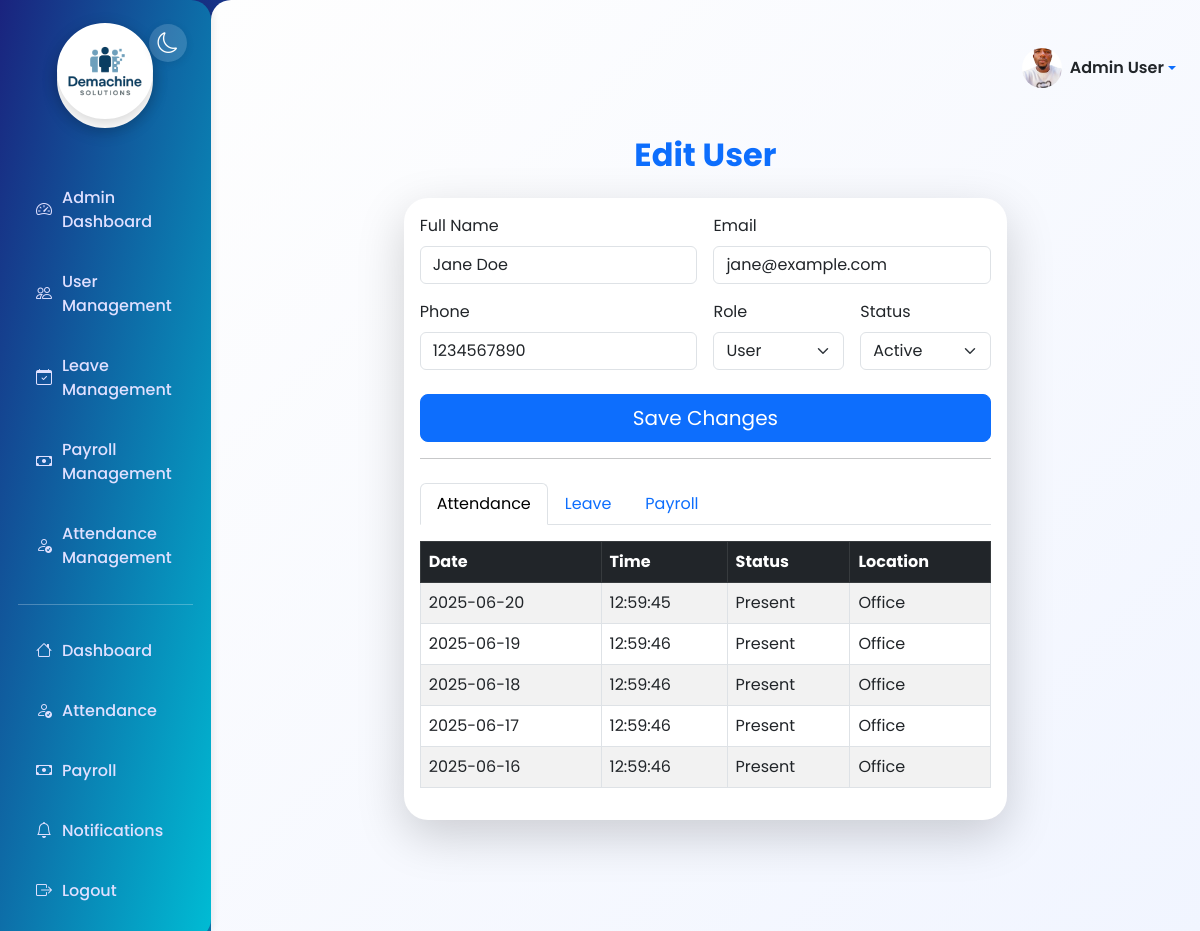
The app's page /admin/users/2 (signed in) with its own data.
### models.py (models this page shows, shortened)
class User(db.Model, UserMixin):
    id = db.Column(db.Integer, primary_key=True)
    username = db.Column(db.String(80), unique=True, nullable=False)
    email = db.Column(db.String(120), unique=True, nullable=False)
    password_hash = db.Column(db.String(128), nullable=False)
    name = db.Column(db.String(100))
    phone = db.Column(db.String(20))
    role = db.Column(db.String(20), default='user')  # 'admin' or 'user'
    is_active = db.Column(db.Boolean, default=True)
    date_joined = db.Column(db.DateTime, default=datetime.utcnow)
    face_encoding = db.Column(db.PickleType)  # Store face encoding as binary
    profile_picture = db.Column(db.String(255))  # Filename of profile picture
    email_notifications = db.Column(db.Boolean, default=True)
    sms_notifications = db.Column(db.Boolean, default=False)
    is_verified = db.Column(db.Boolean, default=False)
    attendances = db.relationship('Attendance', backref='user', lazy=True)
    leaves = db.relationship('LeaveRequest', backref='user', lazy=True)
    payrolls = db.relationship('Payroll', backref='user', lazy=True)
    notifications = db.relationship('Notification', backref='user', lazy=True)

class Attendance(db.Model):
    id = db.Column(db.Integer, primary_key=True)
    user_id = db.Column(db.Integer, db.ForeignKey('user.id'), nullable=False)
    timestamp = db.Column(db.DateTime, default=datetime.utcnow)
    status = db.Column(db.String(20), default='Present')
    location = db.Column(db.String(200))

### app.py (the view, shortened to what this page needs)
@app.route('/admin/users/<int:user_id>', methods=['GET', 'POST'])
@login_required
@admin_required
def admin_user_edit(user_id):
    user = User.query.get_or_404(user_id)
    user_attendance = Attendance.query.filter_by(user_id=user.id).order_by(Attendance.timestamp.desc()).all()
    user_leaves = LeaveRequest.query.filter_by(user_id=user.id).order_by(LeaveRequest.start_date.desc()).all()
    user_payrolls = Payroll.query.filter_by(user_id=user.id).order_by(Payroll.period_end.desc()).all()
    return render_template('admin_user_edit.html', user=user, user_attendance=user_attendance, user_leaves=user_leaves, user_payrolls=user_payrolls)

### app.py (called while the page is built)
@login_manager.user_loader
def load_user(user_id):
    return User.query.get(int(user_id))

def admin_required(f):
    @wraps(f)
    def decorated_function(*args, **kwargs):
        if not current_user.is_authenticated or current_user.role != 'admin':
            abort(403)
        return f(*args, **kwargs)
    return decorated_function

@app.before_request
def before_request():
    if current_user.is_authenticated:
        g.unread_notifications = Notification.query.filter_by(user_id=current_user.id, is_read=False).count()
    else:
        g.unread_notifications = 0

### templates/admin_user_edit.html (shortened to what this page needs)
{% extends "layout.html" %}
{% block content %}
<div class="container py-4">
  <h2 class="mb-4 fw-bold text-primary text-center">Edit User</h2>
  <div class="row justify-content-center">
    <div class="col-lg-8">
      <div class="card shadow-lg border-0 mb-4" style="border-radius: 1.5rem;">
        <div class="card-body">
          <form method="post" action="/admin/users/{{ user.id }}" autocomplete="off" id="editUserForm">
            <div class="row g-3">
              <div class="col-md-6">
                <label for="name" class="form-label">Full Name</label>
                <input type="text" class="form-control" id="name" name="name" value="{{ user.name }}" required>
              </div>
              <div class="col-md-6">
                <label for="email" class="form-label">Email</label>
                <input type="email" class="form-control" id="email" name="email" value="{{ user.email }}" required>
              </div>
              <div class="col-md-6">
                <label for="phone" class="form-label">Phone</label>
                <input type="text" class="form-control" id="phone" name="phone" value="{{ user.phone or '' }}">
              </div>
              <div class="col-md-3">
                <label for="role" class="form-label">Role</label>
                <select class="form-select" id="role" name="role">
                  <option value="user" {% if user.role == 'user' %}selected{% endif %}>User</option>
                </select>
              </div>
              <div class="col-md-3">
                <label for="is_active" class="form-label">Status</label>
                <select class="form-select" id="is_active" name="is_active">
                  <option value="1" {% if user.is_active %}selected{% endif %}>Active</option>
                </select>
              </div>
            </div>
            <div class="d-grid mt-4">
              <button type="submit" class="btn btn-primary btn-lg">Save Changes</button>
            </div>
          </form>
          <hr>
          <ul class="nav nav-tabs mt-4" id="userTabs" role="tablist">
            <li class="nav-item" role="presentation">
              <button class="nav-link active" id="attendance-tab" data-bs-toggle="tab" data-bs-target="#attendance" type="button" role="tab">Attendance</button>
            </li>
            <li class="nav-item" role="presentation">
              <button class="nav-link" id="leave-tab" data-bs-toggle="tab" data-bs-target="#leave" type="button" role="tab">Leave</button>
            </li>
            <li class="nav-item" role="presentation">
              <button class="nav-link" id="payroll-tab" data-bs-toggle="tab" data-bs-target="#payroll" type="button" role="tab">Payroll</button>
            </li>
          </ul>
          <div class="tab-content mt-3">
            <div class="tab-pane fade show active" id="attendance" role="tabpanel">
              <div class="table-responsive">
                <table class="table table-bordered table-striped align-middle">
                  <thead class="table-dark">
                    <tr>
                      <th>Date</th>
                      <th>Time</th>
                      <th>Status</th>
                      <th>Location</th>
                    </tr>
                  </thead>
                  <tbody>
                    {% for record in user_attendance %}
                    <tr>
                      <td>{{ record.timestamp.strftime('%Y-%m-%d') }}</td>
                      <td>{{ record.timestamp.strftime('%H:%M:%S') }}</td>
                      <td>{{ record.status }}</td>
                      <td>{{ record.location or '-' }}</td>
                    </tr>
                    {% else %}
                    <tr>
                      <td colspan="4" class="text-center">No attendance records found.</td>
                    </tr>
                    {% endfor %}
                  </tbody>
                </table>
              </div>
            </div>
          </div>
        </div>
      </div>
    </div>
  </div>
</div>
{% endblock %}

### templates/layout.html (shortened to what this page needs)
<!DOCTYPE html>
<html lang="en">
<head>
    <link href="https://cdn.jsdelivr.net/npm/bootstrap@5.3.0/dist/css/bootstrap.min.css" rel="stylesheet">
    <link href="https://cdn.jsdelivr.net/npm/bootstrap-icons@1.10.5/font/bootstrap-icons.css" rel="stylesheet">
</head>
<body>
    <div class="d-flex">
        <div class="sidebar">
            <div class="brand" style="justify-content: center; text-align: center;">
                <div class="brand-logo" style="margin: 0 auto;">
                    <img src="{{ url_for('static', filename='images/Demachine solutions.png') }}" alt="Demachine solutions logo" style="width:96px; height:96px; object-fit:cover; border-radius:50%; border:4px solid #fff; box-shadow:0 4px 16px rgba(0,0,0,0.18); margin-bottom:18px; background:#fff;">
                </div>
            </div>
            <button class="theme-toggle" id="themeToggle" title="Toggle dark/light mode">
                <i class="bi bi-moon" id="themeIcon"></i>
            </button>
            <ul class="nav flex-column mt-4">
                {% if current_user.is_authenticated %}
                    {% if current_user.role == 'admin' %}
                        <li class="nav-item"><a href="/admin" class="nav-link"><i class="bi bi-speedometer2"></i> Admin Dashboard</a></li>
                        <li class="nav-item"><a href="/admin/users" class="nav-link"><i class="bi bi-people"></i> User Management</a></li>
                        <li class="nav-item"><a href="/admin/leaves" class="nav-link"><i class="bi bi-calendar-check"></i> Leave Management</a></li>
                        <li class="nav-item"><a href="/admin/payroll" class="nav-link"><i class="bi bi-cash"></i> Payroll Management</a></li>
                        <li class="nav-item"><a href="/admin/attendance" class="nav-link"><i class="bi bi-person-check"></i> Attendance Management</a></li>
                        <li><hr></li>
                    {% endif %}
                    <li class="nav-item"><a href="/dashboard" class="nav-link"><i class="bi bi-house"></i> Dashboard</a></li>
                    <li class="nav-item"><a href="/attendance" class="nav-link"><i class="bi bi-person-check"></i> Attendance</a></li>
                    <li class="nav-item"><a href="/payroll" class="nav-link"><i class="bi bi-cash"></i> Payroll</a></li>
                    <li class="nav-item"><a href="/notifications" class="nav-link"><i class="bi bi-bell"></i> Notifications
                    </a></li>
                    <li class="nav-item"><a href="/logout" class="nav-link"><i class="bi bi-box-arrow-right"></i> Logout</a></li>
                {% else %}
                    <li class="nav-item"><a href="/login" class="nav-link"><i class="bi bi-box-arrow-in-right"></i> Login</a></li>
                {% endif %}
            </ul>
        </div>
        <div class="main-content">
            <div class="d-flex justify-content-end align-items-center mb-3" style="min-height:56px;">
                <div class="dropdown">
                    <a href="#" class="d-flex align-items-center text-decoration-none dropdown-toggle" id="profileDropdown" data-bs-toggle="dropdown" aria-expanded="false">
                        {% if current_user.profile_picture %}
                            <img src="{{ url_for('static', filename='images/profiles/' + current_user.profile_picture) }}" alt="Profile" class="rounded-circle me-2" style="width:40px; height:40px; object-fit:cover;">
                        {% else %}
                            <img src="{{ url_for('static', filename='images/default_avatar.png') }}" alt="Profile" class="rounded-circle me-2" style="width:40px; height:40px; object-fit:cover;">
                        {% endif %}
                        <span class="fw-semibold text-dark">{{ current_user.name or current_user.username }}</span>
                    </a>
                </div>
            </div>
            {% block content %}{% endblock %}
        </div>
    </div>
</body>
</html>

### templates/layout.html (style rules this page uses)
:root { --primary: #1a237e; --secondary: #00bcd4; --accent: #ff9800; --bg-light: #f4f8fb; --bg-dark: #232a3b; --sidebar-width: 250px; }
html, body { min-height: 100vh; font-family: 'Poppins', Arial, sans-serif; background: linear-gradient(135deg, var(--primary) 0%, var(--secondary) 100%); color: #222; }
.sidebar { background: linear-gradient(to bottom right, var(--primary), var(--secondary)); color: #fff; width: var(--sidebar-width); min-height: 100vh; padding: 32px 18px 18px 18px; box-shadow: 2px 0 8px rgba(0,0,0,0.08); border-top-right-radius: 20px; border-bottom-right-radius: 20px; position: relative; }
.sidebar .brand { display: flex; align-items: center; margin-bottom: 2.5rem; justify-content: center; text-align: center; }
.sidebar .brand-logo { width: 96px; height: 96px; border-radius: 50%; border: 4px solid #fff; box-shadow: 0 4px 16px rgba(0,0,0,0.18); margin-bottom: 18px; background: #fff; display: flex; align-items: center; justify-content: center; font-size: 2rem; font-weight: 700; color: #fff; margin-right: 1rem; }
.sidebar .nav-link { color: #e0e0ff; font-weight: 500; padding: 12px 18px; margin: 6px 0; border-radius: 12px; display: flex; align-items: center; transition: background-color 0.3s, color 0.2s, transform 0.2s; }
.sidebar .nav-link i { margin-right: 10px; }
.theme-toggle { position: absolute; top: 1.5rem; right: 1.5rem; background: rgba(255,255,255,0.15); border-radius: 50%; border: none; width: 38px; height: 38px; display: flex; align-items: center; justify-content: center; font-size: 1.3rem; color: #fff; box-shadow: 0 2px 8px rgba(0,0,0,0.08); transition: background 0.2s; }
.main-content { padding: 40px 24px; width: 100%; background: linear-gradient(to bottom right, #fefefe, #f1f5ff); border-top-left-radius: 20px; min-height: 100vh; }

### records on screen
User: profile_picture (picture), name "Admin User"
User: name "Jane Doe", email "jane@example.com", phone "1234567890", role "User", is_active "Active"
Attendance: timestamp "2025-06-20", timestamp "12:59:45", status "Present", location "Office"
Attendance: timestamp "2025-06-19", timestamp "12:59:46", status "Present", location "Office"
Attendance: timestamp "2025-06-18", timestamp "12:59:46", status "Present", location "Office"
Attendance: timestamp "2025-06-17", timestamp "12:59:46", status "Present", location "Office"
Attendance: timestamp "2025-06-16", timestamp "12:59:46", status "Present", location "Office"
